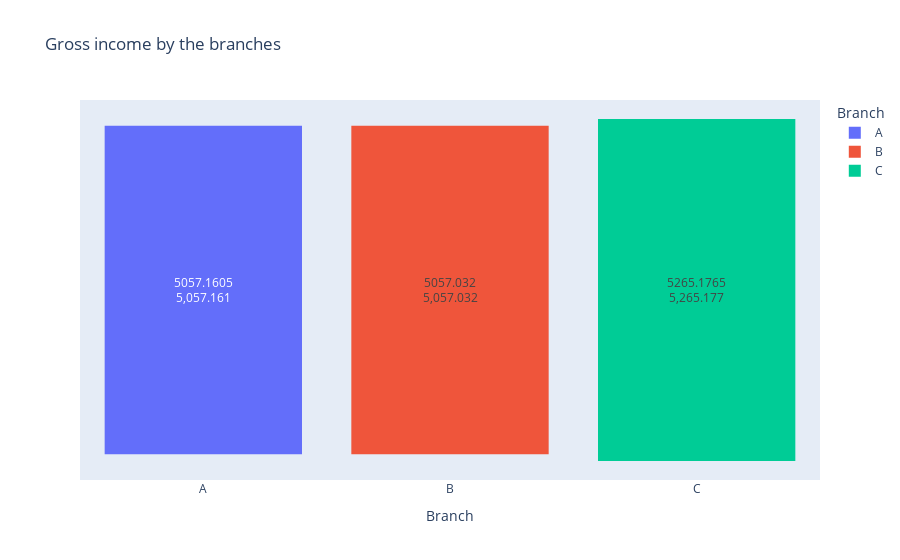

Here is the notebook cell this chart was saved with:
### Code cell
px.funnel(a,x="Branch",y="gross income",title="Gross income by the branches",text="gross income",color="Branch")

### Figure 1 — Plotly figure (JSON) as saved in the notebook; plotly's stock layout.template omitted (floating-point values rounded to 4 significant figures)
{"data": [{"hovertemplate": "Branch=%{x}<br>gross income=%{text}<extra></extra>", "legendgroup": "A", "marker": {"color": "#636efa"}, "name": "A", "orientation": "v", "showlegend": true, "text": [5057.0], "type": "funnel", "x": ["A"], "xaxis": "x", "y": [5057.0], "yaxis": "y"}, {"hovertemplate": "Branch=%{x}<br>gross income=%{text}<extra></extra>", "legendgroup": "B", "marker": {"color": "#EF553B"}, "name": "B", "orientation": "v", "showlegend": true, "text": [5057.0], "type": "funnel", "x": ["B"], "xaxis": "x", "y": [5057.0], "yaxis": "y"}, {"hovertemplate": "Branch=%{x}<br>gross income=%{text}<extra></extra>", "legendgroup": "C", "marker": {"color": "#00cc96"}, "name": "C", "orientation": "v", "showlegend": true, "text": [5265.0], "type": "funnel", "x": ["C"], "xaxis": "x", "y": [5265.0], "yaxis": "y"}], "layout": {"legend": {"title": {"text": "Branch"}, "tracegroupgap": 0}, "title": {"text": "Gross income by the branches"}, "xaxis": {"anchor": "y", "categoryarray": ["A", "B", "C"], "categoryorder": "array", "domain": [0, 1], "title": {"text": "Branch"}}, "yaxis": {"anchor": "x", "domain": [0, 1], "title": {"text": "gross income"}}}}
